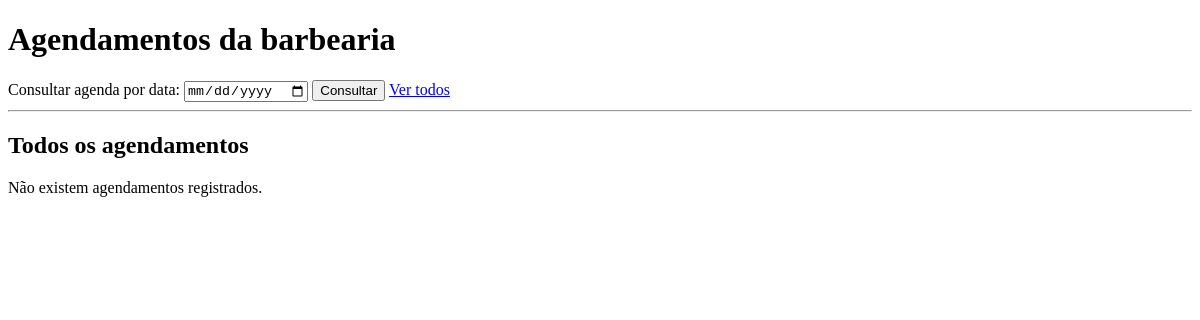
Page /agendamentos/ (signed in) on the earlier database version.
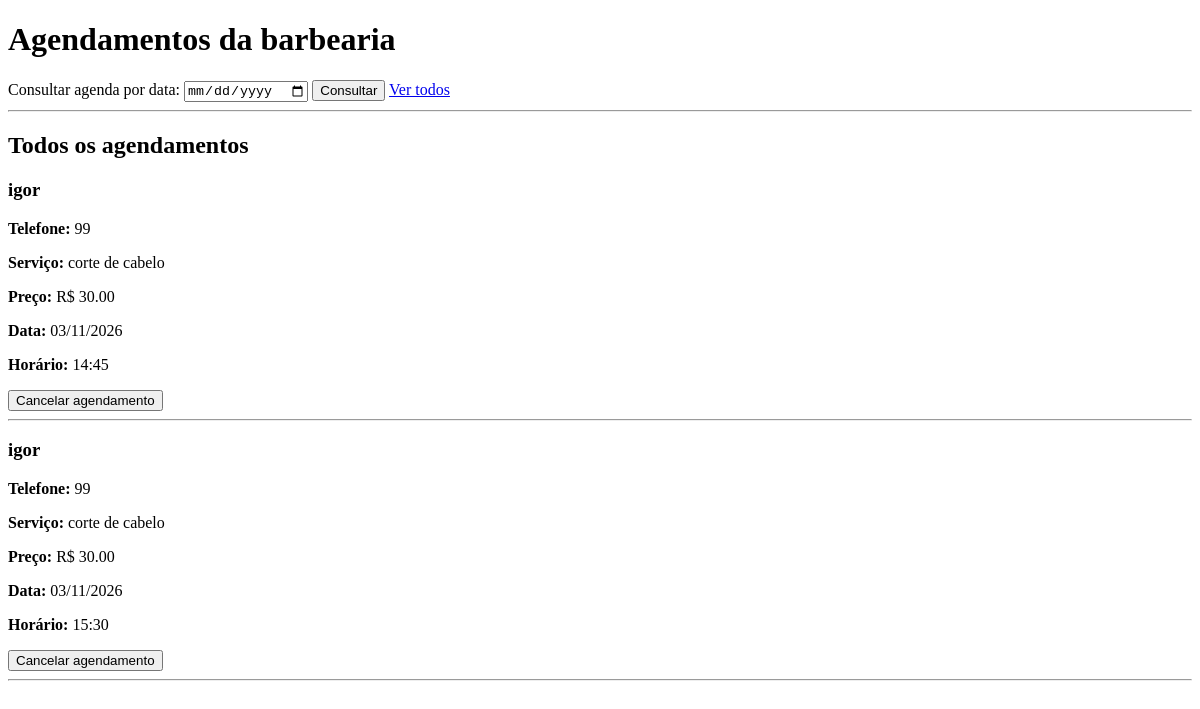
Same page on the later database version.
### agendamentos/models.py (models this page shows, shortened)
class Agendamento(models.Model):
    cliente = models.ForeignKey(Cliente, on_delete=models.PROTECT)
    servico = models.ForeignKey(Servico, on_delete=models.PROTECT)
    data = models.DateField()
    horario = models.TimeField()

class Cliente(models.Model):
    usuario = models.OneToOneField(
        User,
        on_delete=models.CASCADE,
    )
    nome = models.CharField(max_length=100)
    telefone = models.CharField(max_length=20)

class Servico(models.Model):
    nome = models.CharField(max_length=100)
    preco = models.DecimalField(max_digits=7, decimal_places=2)
    duracao = models.PositiveIntegerField()

### agendamentos/views.py (the view)
# urls.py: path("agendamentos/", views.gerenciar_agendamentos, name="gerenciar_agendamentos"),
@staff_member_required(login_url="login_profissional")
def gerenciar_agendamentos(request):
    data_selecionada = request.GET.get("data", "")
    agendamentos = Agendamento.objects.select_related(
        "cliente",
        "servico"
    )
    if data_selecionada:
        agendamentos = agendamentos.filter(
            data=data_selecionada
        )
    agendamentos = agendamentos.order_by("data", "horario")
    return render(
        request,
        "agendamentos/gerenciar_agendamentos.html",
        {
            "agendamentos": agendamentos,
            "data_selecionada": data_selecionada
        }
    )

### agendamentos/templates/agendamentos/gerenciar_agendamentos.html (shortened to what this page needs)
<!DOCTYPE html>
<html lang="pt-br">
<head>
</head>
<body>
    <h1>Agendamentos da barbearia</h1>
    <form method="GET">
        <label for="data">Consultar agenda por data:</label>
        <input
            type="date"
            id="data"
            name="data"
            value="{{ data_selecionada }}"
        >
        <button type="submit">Consultar</button>
        <a href="{% url 'gerenciar_agendamentos' %}">
            Ver todos
        </a>
    </form>
    <hr>
    <h2>
        {% if data_selecionada %}
            Agendamentos de {{ data_selecionada|date:"d/m/Y" }}
        {% else %}
            Todos os agendamentos
        {% endif %}
    </h2>
    {% for agendamento in agendamentos %}
        <div class="agendamento">
            <h3>{{ agendamento.cliente.nome }}</h3>
            <p>
                <strong>Telefone:</strong>
                {{ agendamento.cliente.telefone }}
            </p>
            <p>
                <strong>Serviço:</strong>
                {{ agendamento.servico.nome }}
            </p>
            <p>
                <strong>Preço:</strong>
                R$ {{ agendamento.servico.preco }}
            </p>
            <p>
                <strong>Data:</strong>
                {{ agendamento.data|date:"d/m/Y" }}
            </p>
            <p>
                <strong>Horário:</strong>
                {{ agendamento.horario|time:"H:i" }}
            </p>
            <form
                method="POST"
                action="{% url 'cancelar_agendamento_profissional' agendamento.id %}"
            >
                <button type="submit">
                    Cancelar agendamento
                </button>
            </form>
        </div>
        <hr>
    {% empty %}
        {% if data_selecionada %}
            <p>Não existem agendamentos para esta data.</p>
        {% else %}
            <p>Não existem agendamentos registrados.</p>
        {% endif %}
    {% endfor %}
</body>
</html>

Differences in the rows shown:
added Agendamento: cliente.nome "igor", cliente.telefone "99", servico.nome "corte de cabelo", servico.preco "30.00", data "03/11/2026", horario "14:45"
added Agendamento: cliente.nome "igor", cliente.telefone "99", servico.nome "corte de cabelo", servico.preco "30.00", data "03/11/2026", horario "15:30"
Other differences:
text no longer shown: "Não existem agendamentos registrados."
